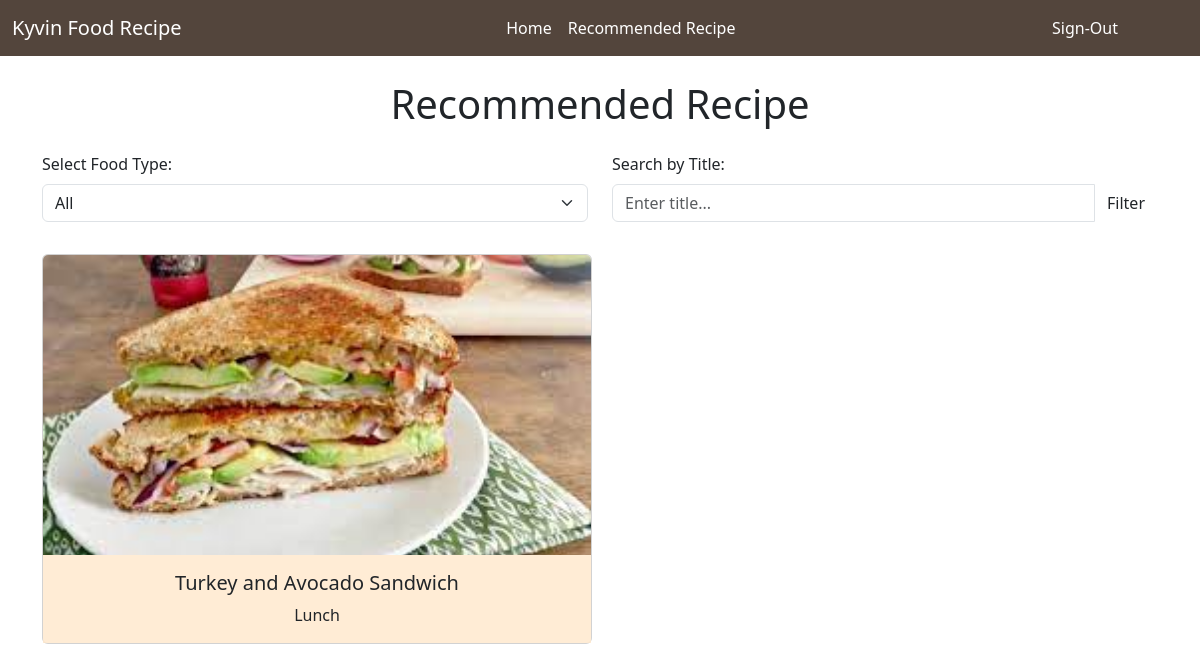
/melvin/recommenduser.php?type=Lunch (signed in), run on the app's committed database.
### tables this page shows
CREATE TABLE `foods` (
  `food_id` int(11) NOT NULL,
  `title` varchar(255) NOT NULL,
  `type` varchar(255) NOT NULL,
  `description` varchar(2000) NOT NULL,
  `ingredients` varchar(2000) NOT NULL,
  `steps` varchar(2000) NOT NULL,
  `image_path` varchar(1000) NOT NULL,
  `date_created` int(11) NOT NULL DEFAULT current_timestamp(),
  `view_count` int(11) NOT NULL
);

### melvin/recommenduser.php (the view, shortened to what this page needs)
<!DOCTYPE html>
<html lang="en">
<head>
    <link rel="stylesheet" href="https://cdn.jsdelivr.net/npm/bootstrap@5.2.2/dist/css/bootstrap.min.css">
</head>
<body>
    <?php include('navbaruser.php'); ?>
    <div class="container my-4">
        <h1 class="text-center mb-4">Recommended Recipe</h1>
        <form method="get" class="mb-3">
            <div class="row">
                <div class="col-md-6 mb-3">
                    <label for="type" class="form-label">Select Food Type:</label>
                    <select class="form-select" id="type" name="type">
                    <option value="">All</option>
                    </select>
                </div>
                <div class="col-md-6 mb-3">
                    <label for="search" class="form-label">Search by Title:</label>
                    <div class="input-group">
                        <input type="text" class="form-control" id="search" name="search" placeholder="Enter title...">
                        <button type="submit" class="btn btn-filter">Filter</button>
                    </div>
                </div>
            </div>
        </form>
        <?php
include('connect.php');
$whereClause = '';
if (isset($_GET['type']) && $_GET['type'] !== '') {
    $bookType = mysqli_real_escape_string($conn, $_GET['type']);
    $whereClause .= " WHERE type = '$bookType'";
}
$topFoodsSql = "SELECT * FROM foods" . $whereClause . " ORDER BY view_count DESC LIMIT 6";
$topFoodsResult = mysqli_query($conn, $topFoodsSql);
if (mysqli_num_rows($topFoodsResult) > 0) {
    ?>
    <div class="row">
        <?php
        while ($topBook = mysqli_fetch_assoc($topFoodsResult)) {
            ?>
            <div class="col-md-6">
                <a href="viewrecommenduser.php?id=<?php echo $topBook['food_id']; ?>">
                    <div class="card mb-4">
                        <img src="<?php echo $topBook['image_path']; ?>" alt="<?php echo $topBook['title']; ?>" class="card-img-top">
                        <div class="card-body">
                            <h5 class="card-title"><?php echo $topBook['title']; ?></h5>
                            <p class="card-text"><?php echo $topBook['type']; ?></p>
                        </div>
                    </div>
                </a>
            </div>
            <?php
        }
        ?>
    </div>
    <?php
} else {
    echo "<p class='text-center'>No recommended recipe available.</p>";
}
?>
    </div>
</body>
</html>

### melvin/recommenduser.php (style rules this page uses)
body { background-color: rgba(255, 232, 205, 0.829); }
.card-img-top { height: 300px; object-fit: cover; }
.btn-filter { background-color:#695c53; color: White; }
.card { width: 550px; border: 5px solid #53453c; }
.card-body { position: relative; align-items: center; justify-content: center; display: flex; flex-direction: column; text-decoration: none; background-color: rgba(255, 232, 205, 0.829); }
.col-md-6 a { text-decoration: none; color: black; }

### data on the page
foods: image_path (picture), title "Turkey and Avocado Sandwich", type "Lunch"
